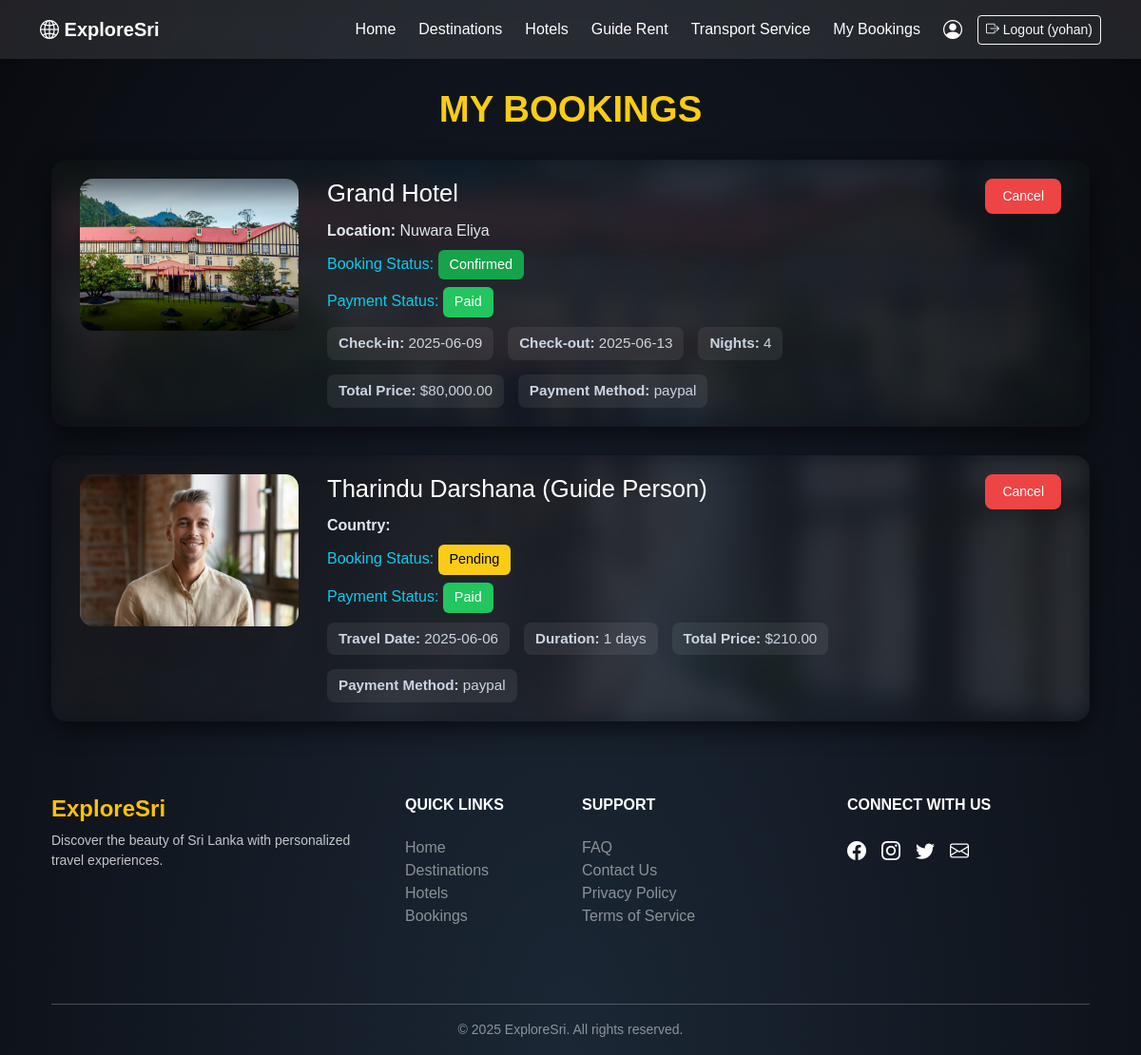
The app's page /my_bookings.php (signed in) with its own data.
### tables this page shows
CREATE TABLE `bookings` (
  `booking_id` int(11) NOT NULL,
  `user_id` int(11) NOT NULL,
  `destination_id` int(11) DEFAULT NULL,
  `hotel_id` int(11) NOT NULL,
  `booking_date` datetime DEFAULT current_timestamp(),
  `travel_date` date NOT NULL,
  `status` varchar(50) DEFAULT 'pending',
  `payment_status` varchar(50) DEFAULT 'unpaid',
  `nights` int(11) DEFAULT 1,
  `total_price` decimal(10,2) DEFAULT NULL,
  `check_in_date` date DEFAULT NULL,
  `check_out_date` date DEFAULT NULL,
  `guide_id` int(11) DEFAULT NULL
);

CREATE TABLE `hotels` (
  `hotel_id` int(11) NOT NULL,
  `name` varchar(255) NOT NULL,
  `location` varchar(255) DEFAULT NULL,
  `description` text DEFAULT NULL,
  `price_per_night` decimal(10,2) DEFAULT NULL,
  `contact_info` varchar(255) DEFAULT NULL,
  `rating` decimal(2,1) DEFAULT NULL,
  `address` varchar(255) DEFAULT NULL,
  `destination_id` int(11) DEFAULT NULL,
  `latitude` decimal(10,8) DEFAULT NULL,
  `longitude` decimal(11,8) DEFAULT NULL,
  `image` varchar(255) DEFAULT NULL,
  `status` varchar(50) DEFAULT 'active',
  `facilities` text DEFAULT NULL,
  `image_gallery` text DEFAULT NULL,
  `popular_features` text DEFAULT NULL,
  `map_embed_link` text DEFAULT NULL
);

CREATE TABLE `payments` (
  `payment_id` int(11) NOT NULL,
  `booking_id` int(11) DEFAULT NULL,
  `user_id` int(11) DEFAULT NULL,
  `amount` decimal(10,2) DEFAULT NULL,
  `payment_method` varchar(50) DEFAULT NULL,
  `payment_date` datetime DEFAULT current_timestamp(),
  `status` varchar(50) DEFAULT 'paid'
);

CREATE TABLE `guide_bookings` (
  `booking_id` int(11) NOT NULL,
  `user_id` int(11) NOT NULL,
  `guide_id` int(11) NOT NULL,
  `travel_date` date NOT NULL,
  `duration_days` int(11) NOT NULL,
  `status` varchar(50) DEFAULT 'Pending',
  `created_at` timestamp NOT NULL DEFAULT current_timestamp(),
  `payment_status` varchar(50) DEFAULT 'unpaid',
  `payment_method` varchar(50) DEFAULT NULL,
  `amount` decimal(10,2) DEFAULT NULL,
  `check_in_date` date DEFAULT NULL,
  `check_out_date` date DEFAULT NULL,
  `notes` text DEFAULT NULL
);

CREATE TABLE `guide` (
  `guide_id` int(11) NOT NULL,
  `name` varchar(100) NOT NULL,
  `email` varchar(100) NOT NULL,
  `country` varchar(100) DEFAULT NULL,
  `password` varchar(255) NOT NULL,
  `languages` varchar(255) DEFAULT NULL,
  `experience_years` int(11) DEFAULT 0,
  `bio` text DEFAULT NULL,
  `photo` varchar(255) DEFAULT NULL,
  `contact_info` varchar(100) DEFAULT NULL,
  `price_per_day` decimal(10,2) DEFAULT 0.00,
  `rating` float DEFAULT 0,
  `is_verified` tinyint(1) DEFAULT 0,
  `created_at` datetime DEFAULT current_timestamp(),
  `status` varchar(50) DEFAULT 'active',
  `is_available` tinyint(1) DEFAULT 1
);

CREATE TABLE `guide_payments` (
  `payment_id` int(11) NOT NULL,
  `booking_id` int(11) DEFAULT NULL,
  `user_id` int(11) DEFAULT NULL,
  `amount` decimal(10,2) DEFAULT NULL,
  `payment_method` varchar(50) DEFAULT NULL,
  `payment_date` datetime DEFAULT current_timestamp(),
  `status` varchar(20) DEFAULT 'paid'
);

### my_bookings.php (the view, shortened to what this page needs)
<?php
include 'config/db.php';
include 'includes/header.php';
$user_id = $_SESSION['user_id'];
$stmt = $conn->prepare("
    SELECT
        b.*,
        h.name AS hotel_name,
        h.image AS hotel_image,
        h.location AS hotel_location,
        p.amount,
        p.payment_method,
        p.payment_date
    FROM bookings b
    JOIN hotels h ON b.hotel_id = h.hotel_id
    LEFT JOIN payments p ON b.booking_id = p.booking_id
    WHERE b.user_id = ?
    ORDER BY b.booking_date DESC
");
$stmt->execute([$user_id]);
$bookings = $stmt->fetchAll(PDO::FETCH_ASSOC);
$guideStmt = $conn->prepare("
    SELECT
        gb.*,
        g.name AS guide_name,
        g.photo AS photo,
        g.country,
        gp.amount,
        gp.payment_method,
        gp.payment_date
    FROM guide_bookings gb
    JOIN guide g ON gb.guide_id = g.guide_id
    LEFT JOIN guide_payments gp ON gb.booking_id = gp.booking_id
    WHERE gb.user_id = ?
    ORDER BY gb.created_at DESC
");
$guideStmt->execute([$user_id]);
$guideBookings = $guideStmt->fetchAll(PDO::FETCH_ASSOC);
?>
<!DOCTYPE html>
<html lang="en">
<head>
    <link href="https://cdn.jsdelivr.net/npm/bootstrap@5.3.0/dist/css/bootstrap.min.css" rel="stylesheet" />
    <link href="https://cdn.jsdelivr.net/npm/bootstrap-icons@1.10.5/font/bootstrap-icons.css" rel="stylesheet" />
</head>
<body>
<div class="container">
    <h1>MY BOOKINGS</h1>
    <?php if (count($bookings) > 0): ?>
        <?php foreach ($bookings as $booking): ?>
            <div class="booking-card">
                <div class="booking-bg" style="background-image: url('images/<?= htmlspecialchars($booking['hotel_image']) ?>');"></div>
                <div class="booking-content">
                    <img src="images/<?= htmlspecialchars($booking['hotel_image']) ?>" class="hotel-img" alt="Hotel Image" />
                    <div class="text-info">
                        <h5><?= htmlspecialchars($booking['hotel_name']) ?></h5>
                        <p><strong>Location:</strong> <?= htmlspecialchars($booking['hotel_location']) ?></p>
                        <div class="status-line">
                            Booking Status:
                            <?php
                                $status = strtolower($booking['status'] ?? 'pending');
                                $status_class = match ($status) {
                                    'confirmed' => 'status-confirmed',
                                    'pending' => 'status-pending',
                                    'cancelled' => 'status-cancelled',
                                    default => 'status-pending',
                                };
                                echo "<span class='status-text $status_class'>" . ucfirst($status) . "</span>";
                            ?>
                        </div>
                        <div class="status-line">
                            Payment Status:
                            <?php
                                $payment = strtolower($booking['payment_status'] ?? 'unpaid');
                                $payment_class = $payment === 'paid' ? 'status-paid' : 'status-unpaid';
                                echo "<span class='status-text $payment_class'>" . ucfirst($payment) . "</span>";
                            ?>
                        </div>
                        <div class="info-section">
                            <span><strong>Check-in:</strong> <?= htmlspecialchars($booking['check_in_date']) ?></span>
                            <span><strong>Check-out:</strong> <?= htmlspecialchars($booking['check_out_date']) ?></span>
                            <span><strong>Nights:</strong> <?= htmlspecialchars($booking['nights']) ?></span>
                            <span><strong>Total Price:</strong> $<?= htmlspecialchars(number_format($booking['amount'] ?? 0, 2)) ?></span>
                            <?php if (!empty($booking['payment_method'])): ?>
                                <span><strong>Payment Method:</strong> <?= htmlspecialchars($booking['payment_method']) ?></span>
                            <?php endif; ?>
                        </div>
                    </div>
                    <div class="cancel-btn">
                        <form action="delete_booking_user.php" method="POST" onsubmit="return confirm('Cancel this booking?')">
                            <button type="submit" class="btn-cancel">Cancel</button>
                        </form>
                    </div>
                </div>
            </div>
        <?php endforeach; ?>
    <?php endif; ?>
    <?php if (count($guideBookings) > 0): ?>
        <?php foreach ($guideBookings as $booking): ?>
            <?php
                $guidePhoto = !empty($booking['photo']) ? $booking['photo'] : 'default-guide.jpg';
            ?>
            <div class="booking-card">
                <div class="booking-bg" style="background-image: url('images/<?= htmlspecialchars($guidePhoto) ?>');"></div>
                <div class="booking-content">
                    <img src="images/<?= htmlspecialchars($guidePhoto) ?>" class="hotel-img" alt="Guide Photo" />
                    <div class="text-info">
                        <h5><?= htmlspecialchars($booking['guide_name']) ?> (Guide Person)</h5>
                        <p><strong>Country:</strong> <?= htmlspecialchars($booking['country']) ?></p>
                        <div class="status-line">
                            Booking Status:
                            <?php
                                $status = strtolower($booking['status'] ?? 'pending');
                                $status_class = match ($status) {
                                    'confirmed' => 'status-confirmed',
                                    'pending' => 'status-pending',
                                    'cancelled' => 'status-cancelled',
                                    default => 'status-pending',
                                };
                                echo "<span class='status-text $status_class'>" . ucfirst($status) . "</span>";
                            ?>
                        </div>
                        <div class="status-line">
                            Payment Status:
                            <?php
                                $payment = strtolower($booking['payment_status'] ?? 'unpaid');
                                $payment_class = $payment === 'paid' ? 'status-paid' : 'status-unpaid';
                                echo "<span class='status-text $payment_class'>" . ucfirst($payment) . "</span>";
                            ?>
                        </div>
                        <div class="info-section">
                            <span><strong>Travel Date:</strong> <?= htmlspecialchars($booking['travel_date']) ?></span>
                            <span><strong>Duration:</strong> <?= htmlspecialchars($booking['duration_days']) ?> days</span>
                            <span><strong>Total Price:</strong> $<?= htmlspecialchars(number_format($booking['amount'] ?? 0, 2)) ?></span>
                            <?php if (!empty($booking['payment_method'])): ?>
                                <span><strong>Payment Method:</strong> <?= htmlspecialchars($booking['payment_method']) ?></span>
                            <?php endif; ?>
                        </div>
                    </div>
                    <div class="cancel-btn">
                        <form action="guides/guide_delete.php" method="POST" onsubmit="return confirm('Cancel this guide booking?')">
                            <button type="submit" class="btn-cancel">Cancel</button>
                        </form>
                    </div>
                </div>
            </div>
        <?php endforeach; ?>
    <?php endif; ?>
</div>
<?php include 'includes/footer.php'; ?>
</body>
</html>

### includes/header.php (style rules this page uses)
body { background: linear-gradient(to right, #003049, #669bbc); font-family: 'Segoe UI', sans-serif; color: #fff; animation: fadeInBody 0.8s ease-in; }

### my_bookings.php (style rules this page uses)
body { font-family: 'Rubik', sans-serif; background: radial-gradient(ellipse at bottom, #1b2735 0%, #090a0f 100%); color: #ffffff; min-height: 100vh; overflow-x: hidden; }
h1 { font-size: 2.4rem; font-weight: 600; text-align: center; margin: 30px 0; color: #facc15; }
.booking-card { position: relative; display: flex; overflow: hidden; border-radius: 16px; margin-bottom: 30px; box-shadow: 0 8px 24px rgba(0, 0, 0, 0.6); background-color: rgba(#1b2735); height: auto; width: 100%; }
.booking-bg { position: absolute; top: 0; left: 0; right: 0; bottom: 0; background-size: cover; background-position: center; opacity: 0.12; filter: blur(12px); z-index: 1; }
.booking-content { position: relative; z-index: 2; display: flex; align-items: flex-start; padding: 20px 30px; width: 100%; gap: 30px; }
.hotel-img { width: 230px; height: 160px; object-fit: cover; border-radius: 14px; flex-shrink: 0; }
.text-info { flex-grow: 1; }
.text-info h5 { margin: 0 0 12px; color: #fff; font-size: 1.6rem; }
.text-info p { margin: 6px 0; color: #e2e8f0; font-size: 1rem; }
.status-line { font-size: 1rem; font-weight: 500; margin: 8px 0; }
.status-text { padding: 5px 12px; border-radius: 6px; font-size: 0.9rem; font-weight: 500; display: inline-block; }
.status-confirmed { background-color: #16a34a; color: #fff; }
.status-pending { background-color: #facc15; color: #000; }
.status-paid { background-color: #22c55e; color: #fff; }
.cancel-btn { text-align: right; }
.btn-cancel { padding: 8px 18px; font-size: 14px; border-radius: 8px; background-color: #ef4444; color: #fff; border: none; transition: background 0.3s ease; }
.info-section { display: flex; flex-wrap: wrap; gap: 15px; margin-top: 10px; }
.info-section span { font-size: 0.95rem; background: rgba(255, 255, 255, 0.07); padding: 6px 12px; border-radius: 8px; color: #cbd5e1; }

### records on screen
bookings: hotel.image (picture), hotel.name "Grand Hotel", hotel.location "Nuwara Eliya", status "Confirmed", payment_status "Paid", check_in_date "2025-06-09", check_out_date "2025-06-13", nights "4", payments.amount "80,000.00", payments.payment_method "paypal"
guide_bookings: guide.photo (picture), guide.name "Tharindu Darshana", status "Pending", payment_status "Paid", travel_date "2025-06-06", duration_days "1", guide_payments.amount "210.00", guide_payments.payment_method "paypal"

### other values on screen
$_SESSION['user_name'] "yohan"
